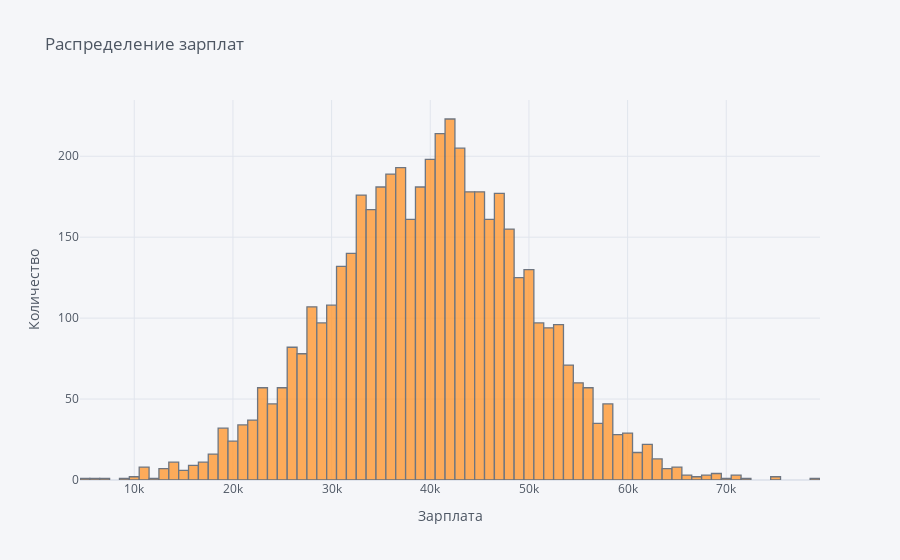

Notebook code for this chart:
### Markdown cell above
При относительно небольшом числе возрастов наблюдаем пуассоновское распределение.

### Code cell
data['Зарплата'].iplot(kind='hist', xTitle='Зарплата',
                  yTitle='Количество', title='Распределение зарплат')

### Figure 1 — Plotly figure (JSON) as saved in the notebook; plotly's stock layout.template omitted (floating-point values rounded to 4 significant figures; data arrays with more than 128 entries replaced by an {"elided": "..."} marker saying what was removed)
{"data": [{"histfunc": "count", "histnorm": "", "marker": {"color": "rgba(255, 153, 51, 1.0)", "line": {"color": "#4D5663", "width": 1.3}}, "name": "Зарплата", "opacity": 0.8, "orientation": "v", "type": "histogram", "x": {"elided": "5000 float values"}}], "layout": {"barmode": "overlay", "legend": {"bgcolor": "#F5F6F9", "font": {"color": "#4D5663"}}, "paper_bgcolor": "#F5F6F9", "plot_bgcolor": "#F5F6F9", "title": {"font": {"color": "#4D5663"}, "text": "Распределение зарплат"}, "xaxis": {"gridcolor": "#E1E5ED", "showgrid": true, "tickfont": {"color": "#4D5663"}, "title": {"font": {"color": "#4D5663"}, "text": "Зарплата"}, "zerolinecolor": "#E1E5ED"}, "yaxis": {"gridcolor": "#E1E5ED", "showgrid": true, "tickfont": {"color": "#4D5663"}, "title": {"font": {"color": "#4D5663"}, "text": "Количество"}, "zerolinecolor": "#E1E5ED"}}}
